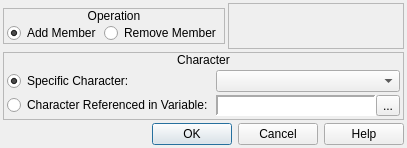
<?xml version="1.0" encoding="UTF-8"?>
<ui version="4.0">
 <class>ConfigureEvent_ChangeParty</class>
 <widget class="QDialog" name="ConfigureEvent_ChangeParty">
  <property name="geometry">
   <rect>
    <x>0</x>
    <y>0</y>
    <width>407</width>
    <height>148</height>
   </rect>
  </property>
  <property name="windowTitle">
   <string>Change Party</string>
  </property>
  <property name="windowIcon">
   <iconset resource="gui_icons.qrc">
    <normaloff>:/icons/openrpgmaker.png</normaloff>:/icons/openrpgmaker.png</iconset>
  </property>
  <property name="styleSheet">
   <string notr="true">.QFrame
{
	border-width: 1px;
	border-style: solid;
	border-color: palette(window-text);
}

.QFrame&gt;QLabel
{
	border-width: 0px;
	background-color: palette(window-text);
	color: palette(window);
	font-weight: bold;
}

.QFrame&gt;QCheckBox
{
	background-color: palette(window-text);
	border-width: 0px;
	border-style: none;
	color: palette(window);
	spacing: 3px;
	font-weight: bold;
	padding: 0px 0px 0px 3px;
}

.QFrame&gt;QCheckBox::indicator
{
	min-width: 8px;
	max-width: 8px;
	min-height: 8px;
	max-height: 8px;
	width: 8px;
	height: 8px;
	border-width: 2px;
	border-radius: 0px;
	border-style: ridge;
	border-color: palette(mid);
}

.QFrame&gt;QCheckBox::indicator:unchecked
{
	background-color: palette(base);
}

.QFrame&gt;QCheckBox::indicator:checked
{
	background-color: palette(window-text);
}

.QFrame&gt;QCheckBox::indicator:hover
{
	border-color: palette(highlight);
}</string>
  </property>
  <layout class="QVBoxLayout" name="verticalLayout_2">
   <property name="spacing">
    <number>3</number>
   </property>
   <property name="margin">
    <number>3</number>
   </property>
   <item>
    <widget class="QWidget" name="widget_2" native="true">
     <layout class="QHBoxLayout" name="horizontalLayout">
      <property name="spacing">
       <number>3</number>
      </property>
      <property name="margin">
       <number>0</number>
      </property>
      <item>
       <widget class="QFrame" name="frame_3">
        <property name="sizePolicy">
         <sizepolicy hsizetype="Preferred" vsizetype="Fixed">
          <horstretch>0</horstretch>
          <verstretch>0</verstretch>
         </sizepolicy>
        </property>
        <property name="frameShape">
         <enum>QFrame::StyledPanel</enum>
        </property>
        <property name="frameShadow">
         <enum>QFrame::Raised</enum>
        </property>
        <layout class="QVBoxLayout" name="verticalLayout_8">
         <property name="spacing">
          <number>0</number>
         </property>
         <property name="margin">
          <number>0</number>
         </property>
         <item>
          <widget class="QLabel" name="label_3">
           <property name="sizePolicy">
            <sizepolicy hsizetype="Preferred" vsizetype="Fixed">
             <horstretch>0</horstretch>
             <verstretch>0</verstretch>
            </sizepolicy>
           </property>
           <property name="text">
            <string>Operation</string>
           </property>
           <property name="alignment">
            <set>Qt::AlignCenter</set>
           </property>
          </widget>
         </item>
         <item>
          <widget class="QWidget" name="widget_4" native="true">
           <layout class="QHBoxLayout" name="horizontalLayout_2">
            <property name="spacing">
             <number>3</number>
            </property>
            <property name="leftMargin">
             <number>3</number>
            </property>
            <property name="topMargin">
             <number>0</number>
            </property>
            <property name="rightMargin">
             <number>3</number>
            </property>
            <property name="bottomMargin">
             <number>0</number>
            </property>
            <item>
             <widget class="QRadioButton" name="rbAddMember">
              <property name="text">
               <string>Add Member</string>
              </property>
              <property name="checked">
               <bool>true</bool>
              </property>
             </widget>
            </item>
            <item>
             <widget class="QRadioButton" name="rbRemoveMember">
              <property name="text">
               <string>Remove Member</string>
              </property>
             </widget>
            </item>
           </layout>
          </widget>
         </item>
        </layout>
       </widget>
      </item>
      <item>
       <widget class="QFrame" name="frame_2">
        <property name="frameShape">
         <enum>QFrame::StyledPanel</enum>
        </property>
        <property name="frameShadow">
         <enum>QFrame::Raised</enum>
        </property>
       </widget>
      </item>
     </layout>
    </widget>
   </item>
   <item>
    <widget class="QFrame" name="frame">
     <property name="frameShape">
      <enum>QFrame::StyledPanel</enum>
     </property>
     <property name="frameShadow">
      <enum>QFrame::Raised</enum>
     </property>
     <layout class="QVBoxLayout" name="verticalLayout">
      <property name="spacing">
       <number>0</number>
      </property>
      <property name="margin">
       <number>0</number>
      </property>
      <item>
       <widget class="QLabel" name="label">
        <property name="sizePolicy">
         <sizepolicy hsizetype="Preferred" vsizetype="Fixed">
          <horstretch>0</horstretch>
          <verstretch>0</verstretch>
         </sizepolicy>
        </property>
        <property name="text">
         <string>Character</string>
        </property>
        <property name="alignment">
         <set>Qt::AlignCenter</set>
        </property>
       </widget>
      </item>
      <item>
       <widget class="QWidget" name="widget" native="true">
        <layout class="QHBoxLayout" name="horizontalLayout_3">
         <property name="spacing">
          <number>3</number>
         </property>
         <property name="margin">
          <number>3</number>
         </property>
         <item>
          <widget class="QWidget" name="widget_14" native="true">
           <layout class="QVBoxLayout" name="verticalLayout_7">
            <property name="spacing">
             <number>3</number>
            </property>
            <property name="margin">
             <number>0</number>
            </property>
            <item>
             <widget class="QRadioButton" name="rbSpecificCharacter">
              <property name="sizePolicy">
               <sizepolicy hsizetype="Fixed" vsizetype="Fixed">
                <horstretch>0</horstretch>
                <verstretch>0</verstretch>
               </sizepolicy>
              </property>
              <property name="text">
               <string>Specific Character:</string>
              </property>
              <property name="checked">
               <bool>true</bool>
              </property>
             </widget>
            </item>
            <item>
             <widget class="QRadioButton" name="rbReferencedCharacter">
              <property name="sizePolicy">
               <sizepolicy hsizetype="Fixed" vsizetype="Fixed">
                <horstretch>0</horstretch>
                <verstretch>0</verstretch>
               </sizepolicy>
              </property>
              <property name="text">
               <string>Character Referenced in Variable:</string>
              </property>
             </widget>
            </item>
           </layout>
          </widget>
         </item>
         <item>
          <widget class="QWidget" name="widget_13" native="true">
           <layout class="QVBoxLayout" name="verticalLayout_6">
            <property name="spacing">
             <number>3</number>
            </property>
            <property name="margin">
             <number>0</number>
            </property>
            <item>
             <widget class="QComboBox" name="cboxCharacters"/>
            </item>
            <item>
             <widget class="QWidget" name="wCharacterVariable" native="true">
              <layout class="QHBoxLayout" name="horizontalLayout_37">
               <property name="spacing">
                <number>0</number>
               </property>
               <property name="margin">
                <number>0</number>
               </property>
               <item>
                <widget class="QLabel" name="lblCharacterVariable">
                 <property name="sizePolicy">
                  <sizepolicy hsizetype="Preferred" vsizetype="Preferred">
                   <horstretch>0</horstretch>
                   <verstretch>0</verstretch>
                  </sizepolicy>
                 </property>
                 <property name="minimumSize">
                  <size>
                   <width>150</width>
                   <height>0</height>
                  </size>
                 </property>
                 <property name="font">
                  <font>
                   <family>Monospace</family>
                  </font>
                 </property>
                 <property name="styleSheet">
                  <string notr="true">background-color: palette(base);</string>
                 </property>
                 <property name="frameShape">
                  <enum>QFrame::Panel</enum>
                 </property>
                 <property name="frameShadow">
                  <enum>QFrame::Sunken</enum>
                 </property>
                 <property name="lineWidth">
                  <number>2</number>
                 </property>
                 <property name="text">
                  <string/>
                 </property>
                </widget>
               </item>
               <item>
                <widget class="QToolButton" name="bBrowseCharacterVariables">
                 <property name="text">
                  <string>...</string>
                 </property>
                 <property name="icon">
                  <iconset resource="gui_icons.qrc">
                   <normaloff>:/icons/fileopen.png</normaloff>:/icons/fileopen.png</iconset>
                 </property>
                </widget>
               </item>
              </layout>
             </widget>
            </item>
           </layout>
          </widget>
         </item>
        </layout>
       </widget>
      </item>
     </layout>
    </widget>
   </item>
   <item>
    <widget class="QDialogButtonBox" name="buttonBox">
     <property name="orientation">
      <enum>Qt::Horizontal</enum>
     </property>
     <property name="standardButtons">
      <set>QDialogButtonBox::Cancel|QDialogButtonBox::Help|QDialogButtonBox::Ok</set>
     </property>
    </widget>
   </item>
  </layout>
 </widget>
 <resources>
  <include location="gui_icons.qrc"/>
 </resources>
 <connections>
  <connection>
   <sender>buttonBox</sender>
   <signal>accepted()</signal>
   <receiver>ConfigureEvent_ChangeParty</receiver>
   <slot>accept()</slot>
   <hints>
    <hint type="sourcelabel">
     <x>248</x>
     <y>254</y>
    </hint>
    <hint type="destinationlabel">
     <x>157</x>
     <y>274</y>
    </hint>
   </hints>
  </connection>
  <connection>
   <sender>buttonBox</sender>
   <signal>rejected()</signal>
   <receiver>ConfigureEvent_ChangeParty</receiver>
   <slot>reject()</slot>
   <hints>
    <hint type="sourcelabel">
     <x>316</x>
     <y>260</y>
    </hint>
    <hint type="destinationlabel">
     <x>286</x>
     <y>274</y>
    </hint>
   </hints>
  </connection>
 </connections>
</ui>
